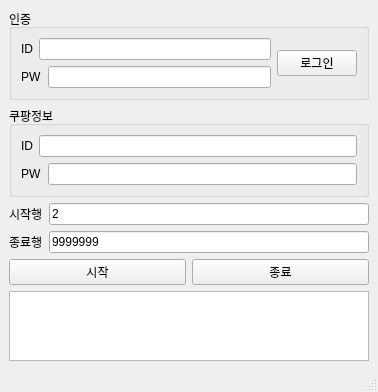
<?xml version="1.0" encoding="UTF-8"?>
<ui version="4.0">
 <class>MainWindow</class>
 <widget class="QMainWindow" name="MainWindow">
  <property name="geometry">
   <rect>
    <x>0</x>
    <y>0</y>
    <width>378</width>
    <height>373</height>
   </rect>
  </property>
  <property name="windowTitle">
   <string>MainWindow</string>
  </property>
  <widget class="QWidget" name="centralwidget">
   <layout class="QVBoxLayout" name="verticalLayout">
    <item>
     <widget class="QGroupBox" name="groupBox">
      <property name="title">
       <string>인증</string>
      </property>
      <layout class="QGridLayout" name="gridLayout">
       <item row="0" column="0">
        <layout class="QHBoxLayout" name="horizontalLayout">
         <item>
          <widget class="QLabel" name="label">
           <property name="text">
            <string>ID</string>
           </property>
          </widget>
         </item>
         <item>
          <widget class="QLineEdit" name="lineEdit"/>
         </item>
        </layout>
       </item>
       <item row="0" column="1" rowspan="2">
        <widget class="QPushButton" name="pushButton">
         <property name="text">
          <string>로그인</string>
         </property>
        </widget>
       </item>
       <item row="1" column="0">
        <layout class="QHBoxLayout" name="horizontalLayout_2">
         <item>
          <widget class="QLabel" name="label_2">
           <property name="text">
            <string>PW</string>
           </property>
          </widget>
         </item>
         <item>
          <widget class="QLineEdit" name="lineEdit_2"/>
         </item>
        </layout>
       </item>
      </layout>
     </widget>
    </item>
    <item>
     <widget class="QGroupBox" name="groupBox_2">
      <property name="title">
       <string>쿠팡정보</string>
      </property>
      <layout class="QGridLayout" name="gridLayout_2">
       <item row="0" column="0">
        <layout class="QHBoxLayout" name="horizontalLayout_3">
         <item>
          <widget class="QLabel" name="label_3">
           <property name="text">
            <string>ID</string>
           </property>
          </widget>
         </item>
         <item>
          <widget class="QLineEdit" name="lineEdit_3"/>
         </item>
        </layout>
       </item>
       <item row="1" column="0">
        <layout class="QHBoxLayout" name="horizontalLayout_4">
         <item>
          <widget class="QLabel" name="label_4">
           <property name="text">
            <string>PW</string>
           </property>
          </widget>
         </item>
         <item>
          <widget class="QLineEdit" name="lineEdit_4"/>
         </item>
        </layout>
       </item>
      </layout>
     </widget>
    </item>
    <item>
     <layout class="QHBoxLayout" name="horizontalLayout_6">
      <item>
       <widget class="QLabel" name="label_5">
        <property name="text">
         <string>시작행</string>
        </property>
       </widget>
      </item>
      <item>
       <widget class="QLineEdit" name="lineEdit_5">
        <property name="text">
         <string>2</string>
        </property>
       </widget>
      </item>
     </layout>
    </item>
    <item>
     <layout class="QHBoxLayout" name="horizontalLayout_7">
      <item>
       <widget class="QLabel" name="label_6">
        <property name="text">
         <string>종료행</string>
        </property>
       </widget>
      </item>
      <item>
       <widget class="QLineEdit" name="lineEdit_6">
        <property name="text">
         <string>9999999</string>
        </property>
       </widget>
      </item>
     </layout>
    </item>
    <item>
     <layout class="QHBoxLayout" name="horizontalLayout_5">
      <item>
       <widget class="QPushButton" name="pushButton_2">
        <property name="text">
         <string>시작</string>
        </property>
       </widget>
      </item>
      <item>
       <widget class="QPushButton" name="pushButton_3">
        <property name="text">
         <string>종료</string>
        </property>
       </widget>
      </item>
     </layout>
    </item>
    <item>
     <widget class="QTextEdit" name="textEdit"/>
    </item>
   </layout>
  </widget>
  <widget class="QStatusBar" name="statusbar"/>
 </widget>
 <resources/>
 <connections>
  <connection>
   <sender>pushButton</sender>
   <signal>clicked()</signal>
   <receiver>MainWindow</receiver>
   <slot>auth()</slot>
   <hints>
    <hint type="sourcelabel">
     <x>326</x>
     <y>76</y>
    </hint>
    <hint type="destinationlabel">
     <x>422</x>
     <y>135</y>
    </hint>
   </hints>
  </connection>
  <connection>
   <sender>pushButton_2</sender>
   <signal>clicked()</signal>
   <receiver>MainWindow</receiver>
   <slot>start()</slot>
   <hints>
    <hint type="sourcelabel">
     <x>73</x>
     <y>407</y>
    </hint>
    <hint type="destinationlabel">
     <x>97</x>
     <y>356</y>
    </hint>
   </hints>
  </connection>
  <connection>
   <sender>pushButton_3</sender>
   <signal>clicked()</signal>
   <receiver>MainWindow</receiver>
   <slot>quit()</slot>
   <hints>
    <hint type="sourcelabel">
     <x>146</x>
     <y>412</y>
    </hint>
    <hint type="destinationlabel">
     <x>231</x>
     <y>356</y>
    </hint>
   </hints>
  </connection>
 </connections>
 <slots>
  <slot>auth()</slot>
  <slot>start()</slot>
  <slot>quit()</slot>
 </slots>
</ui>
